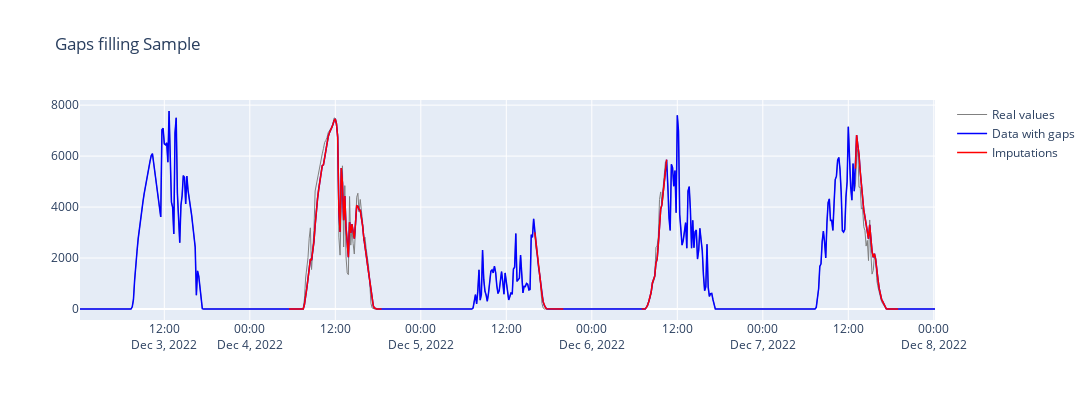
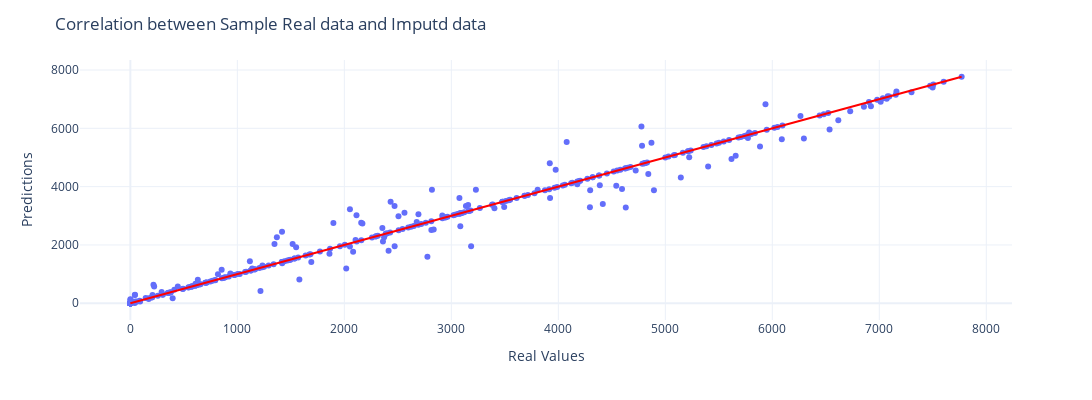

Notebook cell for these charts, in order:
### Code cell
sample = df_imputed.loc['2022-12-03 00:10:00':'2022-12-08 00:10:00'].copy(deep=True)
sample['P_DC_with_gaps'] = sample['P_DC'].copy(deep=True)
sample['Imputations'] = np.nan
sample.loc['2022-12-04 05:30:00':'2022-12-04 18:30:00', 'P_DC_with_gaps'] = np.nan
sample.loc['2022-12-05 16:00:00':'2022-12-05 20:00:00', 'P_DC_with_gaps'] = np.nan
sample.loc['2022-12-06 07:00:00':'2022-12-06 10:30:00', 'P_DC_with_gaps'] = np.nan
sample.loc['2022-12-07 13:00:00':'2022-12-07 19:00:00', 'P_DC_with_gaps'] = np.nan

gaps = find_gaps(sample['P_DC_with_gaps'])

for gap in gaps:
    meteo_values = sample[['GTI', 'GHI', 'DNI', 'DHI', 'Air_Temp', 'RH']][gap[0]:gap[1]].values
    lagged_values = sample.loc[sample.index < gap[0], 'P_DC_with_gaps'].tail(lag_order).values
    forecast_step = meteo_values.shape[0]
    forecasts = multi_step_forecast(xgb_model, meteo_values, np.flip(lagged_values), forecast_step)
    sample.loc[gap[0]:gap[1], 'P_DC_with_gaps'] = forecasts
    sample.loc[gap[0]:gap[1], 'Imputations'] = forecasts

fig = go.Figure()
fig.add_scatter(x=sample.index, y=sample['P_DC'], name='Real values', mode='lines', line=dict(color='gray', width=1))
fig.add_scatter(x=sample.index, y=sample['P_DC_with_gaps'], name='Data with gaps', mode='lines', line=dict(color='blue', width=1.5))
fig.add_scatter(x=sample.index, y=sample['Imputations'], name='Imputations', mode='lines', line=dict(color='red', width=1.5))
fig.update_layout(title="Gaps filling Sample", width=1200, height=400)
fig.show()

# Example real values and predictions (replace with your data)
real_values = sample['P_DC']
predictions = sample['P_DC_with_gaps']

# Create a scatter plot with real values on the x-axis and predictions on the y-axis
fig = px.scatter(x=real_values, y=predictions, labels={'x': 'Real Values', 'y': 'Predictions'})

# Add a diagonal line for reference
fig.add_shape(type='line', x0=min(real_values), y0=min(predictions), x1=max(real_values), y1=max(predictions),
              line=dict(color='red', width=2))

# Customize the layout
fig.update_layout(
    title='Correlation between Sample Real data and Imputd data',
    width=1100, height=400,
    xaxis_title='Real Values',
    yaxis_title='Predictions',
    template='plotly_white'
)

# Show the plot
fig.show()

### Figure 1 — Plotly figure (JSON) as saved in the notebook; plotly's stock layout.template omitted (floating-point values rounded to 4 significant figures; data arrays with more than 128 entries replaced by an {"elided": "..."} marker saying what was removed)
{"data": [{"line": {"color": "gray", "width": 1}, "mode": "lines", "name": "Real values", "type": "scatter", "x": {"elided": "721 str values"}, "y": {"elided": "721 float values"}}, {"line": {"color": "blue", "width": 1.5}, "mode": "lines", "name": "Data with gaps", "type": "scatter", "x": {"elided": "721 str values"}, "y": {"elided": "721 float values"}}, {"line": {"color": "red", "width": 1.5}, "mode": "lines", "name": "Imputations", "type": "scatter", "x": {"elided": "721 str values"}, "y": {"elided": "721 float values"}}], "layout": {"height": 400, "title": {"text": "Gaps filling Sample"}, "width": 1200, "xaxis": {"autorange": true, "range": ["2022-12-03 00:10", "2022-12-08 00:10"], "type": "date"}, "yaxis": {"autorange": true, "range": [-431.6, 8201.0], "type": "linear"}}}

### Figure 2 — Plotly figure (JSON) as saved in the notebook; plotly's stock layout.template omitted (floating-point values rounded to 4 significant figures; data arrays with more than 128 entries replaced by an {"elided": "..."} marker saying what was removed)
{"data": [{"hovertemplate": "Real Values=%{x}<br>Predictions=%{y}<extra></extra>", "legendgroup": "", "marker": {"color": "#636efa", "symbol": "circle"}, "mode": "markers", "name": "", "orientation": "v", "showlegend": false, "type": "scatter", "x": {"elided": "721 float values"}, "xaxis": "x", "y": {"elided": "721 float values"}, "yaxis": "y"}], "layout": {"height": 400, "legend": {"tracegroupgap": 0}, "margin": {"t": 60}, "shapes": [{"line": {"color": "red", "width": 2}, "type": "line", "x0": 0, "x1": 7770.0, "y0": 0, "y1": 7770.0}], "title": {"text": "Correlation between Sample Real data and Imputd data"}, "width": 1100, "xaxis": {"anchor": "y", "autorange": true, "domain": [0, 1], "range": [-470.3, 8240.0], "title": {"text": "Real Values"}, "type": "linear"}, "yaxis": {"anchor": "x", "autorange": true, "domain": [0, 1], "range": [-574.6, 8344.0], "title": {"text": "Predictions"}, "type": "linear"}}}
